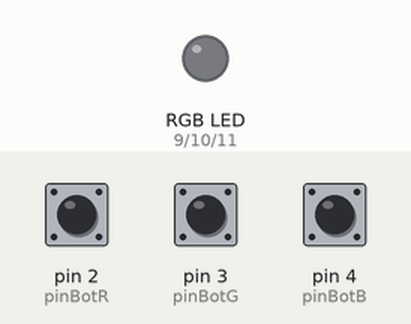
Recording of a sketch running on a simulated Arduino Uno, built with avr-gcc and run on an emulated ATmega328P. Parts: an RGB LED mixed from three pins (HIGH = lit). The test bench sets the inputs (shaded band); at power-on: pin 2 (pinBotR) HIGH, pin 3 (pinBotG) HIGH, pin 4 (pinBotB) HIGH. Dim RGB values are drawn brighter than linear.

Above: at 1.2 s.
1.3 s: pin 2 (pinBotR) pulled LOW for 0.15 s
At 1.6 s:
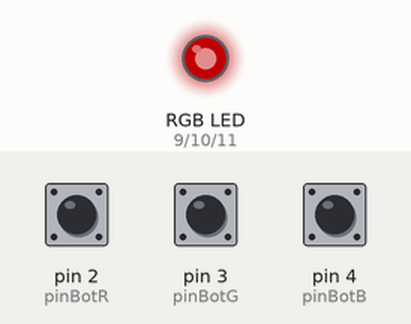
2.9 s: pin 3 (pinBotG) pulled LOW for 0.15 s
At 4.0 s:
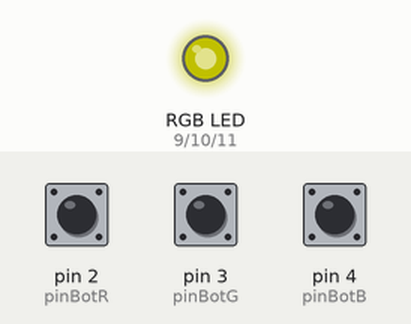
4.5 s: pin 4 (pinBotB) pulled LOW for 0.15 s
At 5.2 s:
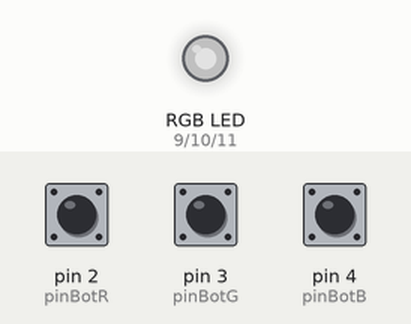
6.1 s: pin 2 (pinBotR) pulled LOW for 1 s
At 6.4 s:
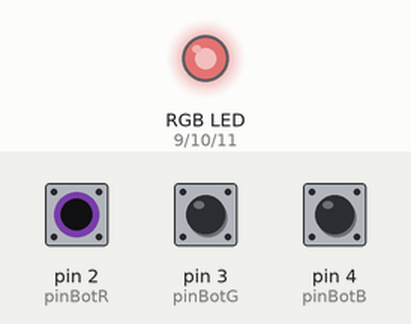
8.6 s: pin 3 (pinBotG) pulled LOW for 1 s
At 9.5 s:
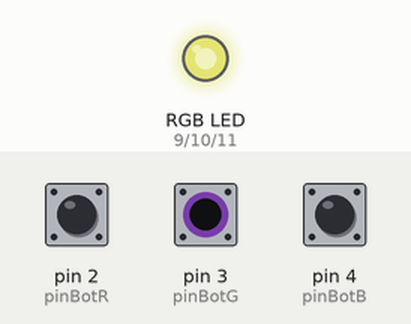
11.1 s: pin 4 (pinBotB) pulled LOW for 1 s
At 11.4 s:
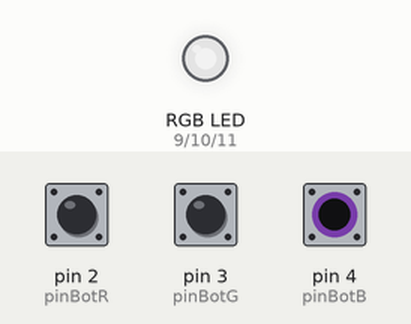
Timing chart, 0 to 14.1 s (numbered marks = the images above; inputs shaded):
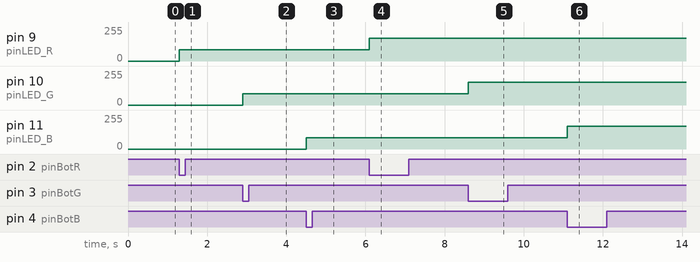

Measured:
- after the input at 1.3 s, pin 9 (pinLED_R): 0/255 → 85/255 at once
- after the input at 2.9 s, pin 10 (pinLED_G): 0/255 → 85/255 at once
- after the input at 4.5 s, pin 11 (pinLED_B): 0/255 → 85/255 at once
- after the input at 6.1 s, pin 9 (pinLED_R): 85/255 → 170/255 at once
- after the input at 8.6 s, pin 10 (pinLED_G): 85/255 → 170/255 at once
- after the input at 11.1 s, pin 11 (pinLED_B): 85/255 → 170/255 at once

The sketch:

7-LED-RGB.ino
```cpp
//pinos dos botoes
int pinBotR = 2;
int pinBotG = 3;
int pinBotB = 4;

//pinos do led RGB
int pinLED_R = 9;
int pinLED_G = 10;
int pinLED_B = 11;

//qtd de tons de cada cor
int tons = 3;
int intervalo = 255 / tons;

//valor de cada cor
int R = 0;
int G = 0;
int B = 0;

//estado do botao R
int estadoBotR = LOW;
int estadoBotR_ant = LOW;

//estado do botao G
int estadoBotG = LOW;
int estadoBotG_ant = LOW;

//estado do botao B
int estadoBotB = LOW;
int estadoBotB_ant = LOW;

void setup(){
	//pinos dos botoes definidos como INPUT_PULLUP
	pinMode(pinBotR, INPUT_PULLUP);
	pinMode(pinBotG, INPUT_PULLUP);
	pinMode(pinBotB, INPUT_PULLUP);

	//pinos do led definidos como saida
	pinMode(pinLED_R, OUTPUT);
	pinMode(pinLED_G, OUTPUT);
	pinMode(pinLED_B, OUTPUT);

	//escreve 0 em cada cor do led
	analogWrite(pinLED_R, R);
	analogWrite(pinLED_G, G);
	analogWrite(pinLED_B, B);
}

void loop(){
	//le o estado do botao R
	estadoBotR = digitalRead(pinBotR);

	if (estadoBotR == LOW && estadoBotR_ant == HIGH){
		//incrementa um tom na cor R
		R += intervalo;
		if (R > 255){
			R = 0;
		}
	}

	estadoBotR_ant = estadoBotR;

	estadoBotG = digitalRead(pinBotG);
	if (estadoBotG == LOW && estadoBotG_ant == HIGH){
		//incrementa um tom na cor G
		G += intervalo;
		if (G > 255){
			G = 0;
		}
	}

	estadoBotG_ant = estadoBotG;

	estadoBotB = digitalRead(pinBotB);
	if (estadoBotB == LOW && estadoBotB_ant == HIGH){
		//incrementa um tom na cor B
		B += intervalo;
		if (B > 255){
			B = 0;
		}
	}

	estadoBotB_ant = estadoBotB;

	//escreve o valor das cores do led
	analogWrite(pinLED_R, R);
	analogWrite(pinLED_G, G);
	analogWrite(pinLED_B, B);
}
```
